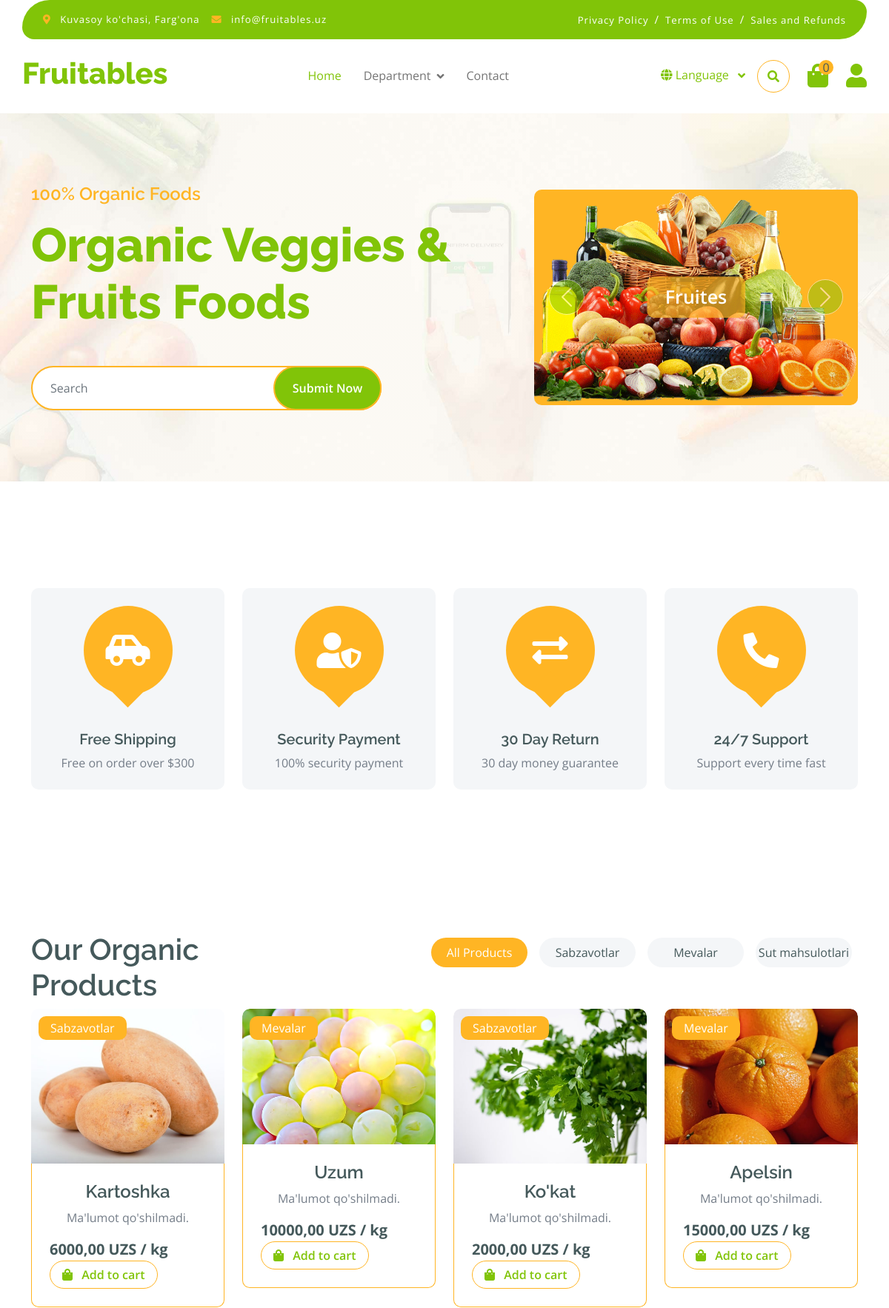
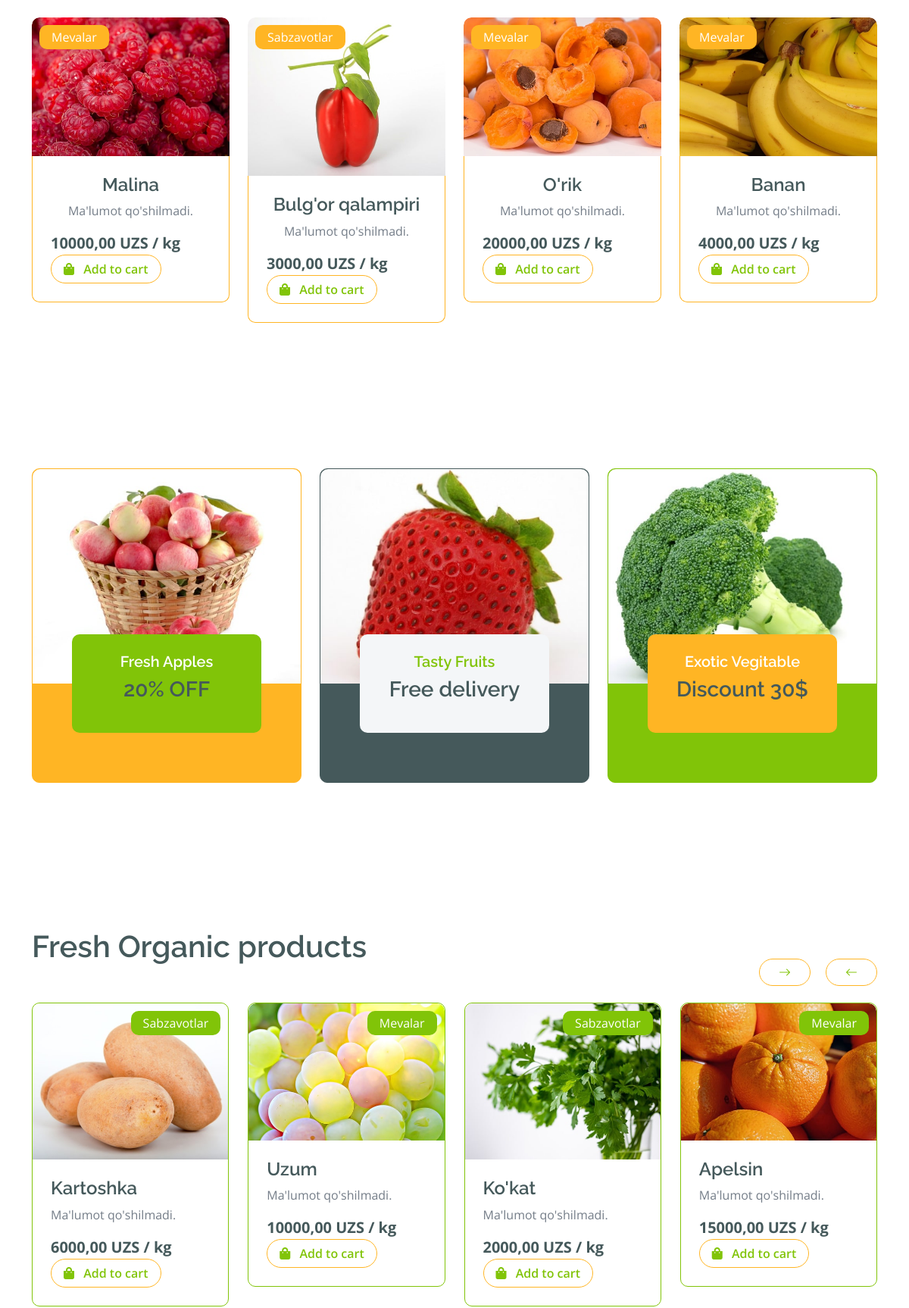
The page / (upper part) on the database its author committed (2 pictures, top to bottom).
### manager/models.py (models this page shows, shortened)
class Departament(models.Model):
    name = models.CharField(max_length=150, unique=True, verbose_name='Nomi')
    slug = models.SlugField(max_length=150, unique=True, verbose_name='Identifikatori')
    class Meta:
        verbose_name = "Bo'lim "
        verbose_name_plural = "Bo'limlar"

class Product(models.Model):
    name = models.CharField(max_length=250, verbose_name='Nomi')
    slug = models.SlugField(max_length=250, unique=True, verbose_name='Identifikatori')
    description = models.TextField(default="Ma'lumot qo'shilmadi.", verbose_name='Tavsifi')
    currency = models.CharField(max_length=3, choices=CURRENCY_TYPES, verbose_name='Valyuta')
    price = models.DecimalField(max_digits=10, decimal_places=2, verbose_name='Narxi', validators=[MinValueValidator(0)])
    discount = models.IntegerField(default=0, verbose_name='Chegirma foizi',
                                   validators=[MinValueValidator(0), MaxValueValidator(100)],
                                   help_text='Agar mahsulotingizga chegirma qo‘ymoqchi bo‘lsangiz, chegirma foizini (masalan, 50) kiriting. Agar chegirma bermoqchi bo‘lmasangiz, bu maydonga tegmang.')
    quantity = models.IntegerField(default=0, verbose_name='Miqdori', validators=[MinValueValidator(0)],)
    quality = models.CharField(max_length=10, verbose_name='Sifati')
    weight = models.CharField(max_length=2, choices=WEIGHT_TYPES, verbose_name="O'lchov birligi")
    category = models.ForeignKey(Category, on_delete=models.SET_NULL, related_name='products', null=True)
    class Meta:
        verbose_name = 'Mahsulot '
        verbose_name_plural = 'Mahsulotlar'

class ProductImage(models.Model):
    image = models.ImageField(upload_to='products/', verbose_name='Rasmi (500x350)',
                              help_text="Rasmning o‘lchami 500x350 piksel bo‘lishi kerak. Iltimos, to‘g‘ri o‘lchamdagi rasmni yuklang!")
    product = models.ForeignKey(Product, on_delete=models.CASCADE, related_name='images', verbose_name='Mahsuloti')
    class Meta:
        verbose_name = 'Mahsulot surati '
        verbose_name_plural = 'Mahsulot suratlari'

class Category(models.Model):
    name = models.CharField(max_length=150, unique=True, verbose_name='Nomi')
    slug = models.SlugField(max_length=150, unique=True, verbose_name='Identifikatori')
    departament = models.ForeignKey(Departament, on_delete=models.CASCADE, related_name='category',
                                    verbose_name="Bo'limi")
    class Meta:
        verbose_name = 'Kategoriya '
        verbose_name_plural = 'Kategoriyalar'

### manager/views.py (the view)
# urls.py: path('', HomeListView.as_view(), name='home'),
class HomeListView(ListView):
    template_name = 'index.html'
    context_object_name = 'products'
    def get_queryset(self):
        products = Product.objects.all()
        if len(products) >= 8:
            product_list = random.sample(list(products), 8)
        else:
            product_list = products
        return product_list

### templates/index.html (shortened to what this page needs)
{% extends 'base.html' %}
{% load static %}
{% load custom_tags %}
{% block main %}
<div class="container-fluid py-5 mb-5 hero-header">
    <div class="container py-5">
        <div class="row g-5 align-items-center">
            <div class="col-md-12 col-lg-7">
                <h4 class="mb-3 text-secondary">100% Organic Foods</h4>
                <h1 class="mb-5 display-3 text-primary">Organic Veggies & Fruits Foods</h1>
                <div class="position-relative mx-auto">
                    <input class="form-control border-2 border-secondary w-75 py-3 px-4 rounded-pill" type="number"
                           placeholder="Search">
                    <button type="submit"
                            class="btn btn-primary border-2 border-secondary py-3 px-4 position-absolute rounded-pill text-white h-100"
                            style="top: 0; right: 25%;">Submit Now
                    </button>
                </div>
            </div>
            <div class="col-md-12 col-lg-5">
                <div id="carouselId" class="carousel slide position-relative" data-bs-ride="carousel">
                    <div class="carousel-inner" role="listbox">
                        <div class="carousel-item active rounded">
                            <img src="{% static 'img/hero-img-1.png' %}"
                                 class="img-fluid w-100 h-100 bg-secondary rounded" alt="First slide">
                            <a href="#" class="btn px-4 py-2 text-white rounded">Fruites</a>
                        </div>
                    </div>
                    <button class="carousel-control-prev" type="button" data-bs-target="#carouselId"
                            data-bs-slide="prev">
                        <span class="carousel-control-prev-icon" aria-hidden="true"></span>
                    </button>
                    <button class="carousel-control-next" type="button" data-bs-target="#carouselId"
                            data-bs-slide="next">
                        <span class="carousel-control-next-icon" aria-hidden="true"></span>
                    </button>
                </div>
            </div>
        </div>
    </div>
</div>
<div class="container-fluid featurs py-5">
    <div class="container py-5">
        <div class="row g-4">
            <div class="col-md-6 col-lg-3">
                <div class="featurs-item text-center rounded bg-light p-4">
                    <div class="featurs-icon btn-square rounded-circle bg-secondary mb-5 mx-auto">
                        <i class="fas fa-car-side fa-3x text-white"></i>
                    </div>
                    <div class="featurs-content text-center">
                        <h5>Free Shipping</h5>
                        <p class="mb-0">Free on order over $300</p>
                    </div>
                </div>
            </div>
            <div class="col-md-6 col-lg-3">
                <div class="featurs-item text-center rounded bg-light p-4">
                    <div class="featurs-icon btn-square rounded-circle bg-secondary mb-5 mx-auto">
                        <i class="fas fa-user-shield fa-3x text-white"></i>
                    </div>
                    <div class="featurs-content text-center">
                        <h5>Security Payment</h5>
                        <p class="mb-0">100% security payment</p>
                    </div>
                </div>
            </div>
            <div class="col-md-6 col-lg-3">
                <div class="featurs-item text-center rounded bg-light p-4">
                    <div class="featurs-icon btn-square rounded-circle bg-secondary mb-5 mx-auto">
                        <i class="fas fa-exchange-alt fa-3x text-white"></i>
                    </div>
                    <div class="featurs-content text-center">
                        <h5>30 Day Return</h5>
                        <p class="mb-0">30 day money guarantee</p>
                    </div>
                </div>
            </div>
            <div class="col-md-6 col-lg-3">
                <div class="featurs-item text-center rounded bg-light p-4">
                    <div class="featurs-icon btn-square rounded-circle bg-secondary mb-5 mx-auto">
                        <i class="fa fa-phone-alt fa-3x text-white"></i>
                    </div>
                    <div class="featurs-content text-center">
                        <h5>24/7 Support</h5>
                        <p class="mb-0">Support every time fast</p>
                    </div>
                </div>
            </div>
        </div>
    </div>
</div>
<div class="container-fluid fruite py-5">
    <div class="container py-5">
        <div class="tab-class text-center">
            <div class="row g-4">
                <div class="col-lg-4 text-start">
                    <h1>Our Organic Products</h1>
                </div>
                <div class="col-lg-8 text-end">
                    <ul class="nav nav-pills d-inline-flex text-center mb-5">
                        <li class="nav-item">
                            <a class="d-flex m-2 py-2 bg-light rounded-pill active" data-bs-toggle="pill" href="#all">
                                <span class="text-dark" style="width: 130px;">All Products</span>
                            </a>
                        </li>
                        {% all_departament as departaments %}
                        {% for departament in departaments %}
                        <li class="nav-item">
                            <a class="d-flex py-2 m-2 bg-light rounded-pill" data-bs-toggle="pill" href="#{{ departament.slug }}">
                                <span class="text-dark" style="width: 130px;">{{ departament.name }}</span>
                            </a>
                        </li>
                        {% endfor %}
                    </ul>
                </div>
            </div>
            <div class="tab-content">
                <div id="all" class="tab-pane fade show p-0 active">
                    <div class="row g-4">
                        {% for product in products %}
                            <div class="col-md-6 col-lg-4 col-xl-3">
                                <div class="rounded position-relative fruite-item">
                                    <div class="fruite-img">
                                        <img src="{{ product.images.first.image.url }}" class="img-fluid w-100 rounded-top" alt="">
                                    </div>
                                    <div class="text-white bg-secondary px-3 py-1 rounded position-absolute" style="top: 10px; left: 10px;">{{ product.category.departament.name }}</div>
                                    <div class="p-4 border border-secondary border-top-0 rounded-bottom">
                                        <h4><a href="{% url 'product' product.category.departament.slug product.category.slug product.slug %}" class="text-dark">{{ product.name }}</a> </h4>
                                        <p>{{ product.description|truncatechars:25 }}</p>
                                        <div class="d-flex justify-content-between flex-lg-wrap">
                                            <p class="text-dark fs-5 fw-bold mb-0">{{ product.price }} {{ product.currency }} / {{ product.weight }}</p>
                                            <a href="#" class="btn border border-secondary rounded-pill px-3 text-primary">
                                                <i class="fa fa-shopping-bag me-2 text-primary"></i> Add to cart
                                            </a>
                                        </div>
                                    </div>
                                </div>
                            </div>
                        {% endfor %}
                    </div>
                </div>
            </div>
        </div>
    </div>
</div>
<div class="container-fluid service py-5">
    <div class="container py-5">
        <div class="row g-4 justify-content-center">
            <div class="col-md-6 col-lg-4">
                <a href="#">
                    <div class="service-item bg-secondary rounded border border-secondary">
                        <img src="{% static 'img/featur-1.jpg' %}" class="img-fluid rounded-top w-100" alt="">
                        <div class="px-4 rounded-bottom">
                            <div class="service-content bg-primary text-center p-4 rounded">
                                <h5 class="text-white">Fresh Apples</h5>
                                <h3 class="mb-0">20% OFF</h3>
                            </div>
                        </div>
                    </div>
                </a>
            </div>
            <div class="col-md-6 col-lg-4">
                <a href="#">
                    <div class="service-item bg-dark rounded border border-dark">
                        <img src="{% static 'img/featur-2.jpg' %}" class="img-fluid rounded-top w-100" alt="">
                        <div class="px-4 rounded-bottom">
                            <div class="service-content bg-light text-center p-4 rounded">
                                <h5 class="text-primary">Tasty Fruits</h5>
                                <h3 class="mb-0">Free delivery</h3>
                            </div>
                        </div>
                    </div>
                </a>
            </div>
            <div class="col-md-6 col-lg-4">
                <a href="#">
                    <div class="service-item bg-primary rounded border border-primary">
                        <img src="{% static 'img/featur-3.jpg' %}" class="img-fluid rounded-top w-100" alt="">
                        <div class="px-4 rounded-bottom">
                            <div class="service-content bg-secondary text-center p-4 rounded">
                                <h5 class="text-white">Exotic Vegitable</h5>
                                <h3 class="mb-0">Discount 30$</h3>
                            </div>
                        </div>
                    </div>
                </a>
            </div>
        </div>
    </div>
</div>
<div class="container-fluid vesitable py-5">
    <div class="container py-5">
        <h1 class="mb-0">Fresh Organic products</h1>
        <div class="owl-carousel vegetable-carousel justify-content-center">
            {% for product in products %}
            <div class="border border-primary rounded position-relative vesitable-item">
                <div class="vesitable-img">
                    <img src="{{ product.images.first.image.url }}" class="img-fluid w-100 rounded-top" alt="">
                </div>
                <div class="text-white bg-primary px-3 py-1 rounded position-absolute" style="top: 10px; right: 10px;">
                    {{ product.category.departament.name }}
                </div>
                <div class="p-4 rounded-bottom">
                    <h4><a href="{% url 'product' product.category.departament.slug product.category.slug product.slug %}" class="text-dark">{{ product.name }}</a></h4>
                    <p>{{ product.description|truncatechars:25 }}</p>
                    <div class="d-flex justify-content-between flex-lg-wrap">
                        <p class="text-dark fs-5 fw-bold mb-0">{{ product.price }} {{ product.currency }} / {{ product.weight }}</p>
                        <a href="#" class="btn border border-secondary rounded-pill px-3 text-primary"><i
                                class="fa fa-shopping-bag me-2 text-primary"></i> Add to cart</a>
                    </div>
                </div>
            </div>
            {% endfor %}
        </div>
    </div>
</div>
{% endblock main %}

### rows shown on the page
Departament: name "Sabzavotlar"
Departament: name "Mevalar"
Departament: name "Sut mahsulotlari"
Product: images.first.image (picture), category.departament.name "Sabzavotlar", name "Kartoshka", description "Ma'lumot qo'shilmadi.", price "6000,00", currency "UZS", weight "kg"
Product: images.first.image (picture), category.departament.name "Mevalar", name "Uzum", description "Ma'lumot qo'shilmadi.", price "10000,00", currency "UZS", weight "kg"
Product: images.first.image (picture), category.departament.name "Sabzavotlar", name "Ko'kat", description "Ma'lumot qo'shilmadi.", price "2000,00", currency "UZS", weight "kg"
Product: images.first.image (picture), category.departament.name "Mevalar", name "Apelsin", description "Ma'lumot qo'shilmadi.", price "15000,00", currency "UZS", weight "kg"
Product: images.first.image (picture), category.departament.name "Mevalar", name "Malina", description "Ma'lumot qo'shilmadi.", price "10000,00", currency "UZS", weight "kg"
Product: images.first.image (picture), category.departament.name "Sabzavotlar", name "Bulg'or qalampiri", description "Ma'lumot qo'shilmadi.", price "3000,00", currency "UZS", weight "kg"
Product: images.first.image (picture), category.departament.name "Mevalar", name "O'rik", description "Ma'lumot qo'shilmadi.", price "20000,00", currency "UZS", weight "kg"
Product: images.first.image (picture), category.departament.name "Mevalar", name "Banan", description "Ma'lumot qo'shilmadi.", price "4000,00", currency "UZS", weight "kg"
